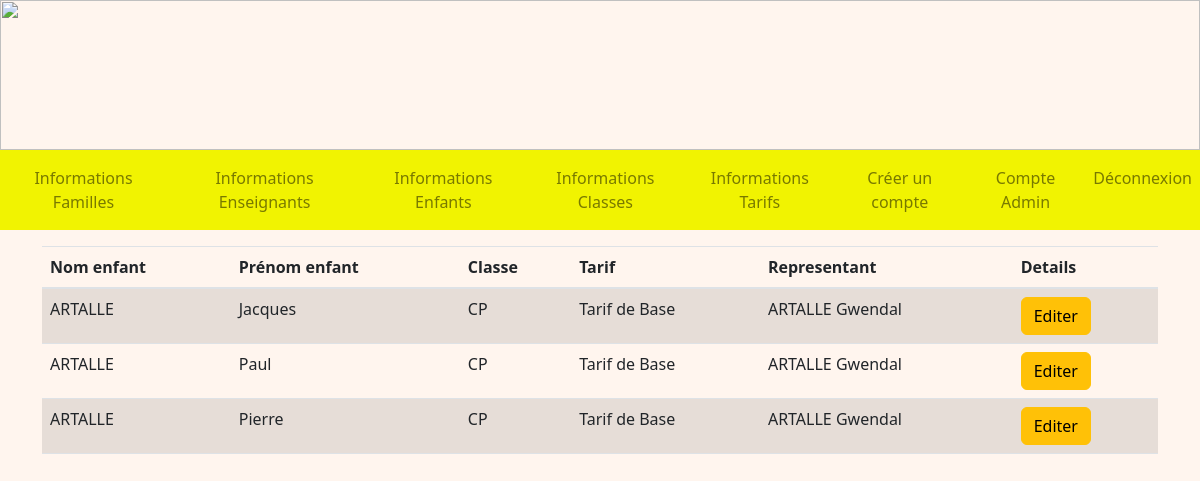
/infosEnfants (signed in), run on an earlier commit of the app's database.
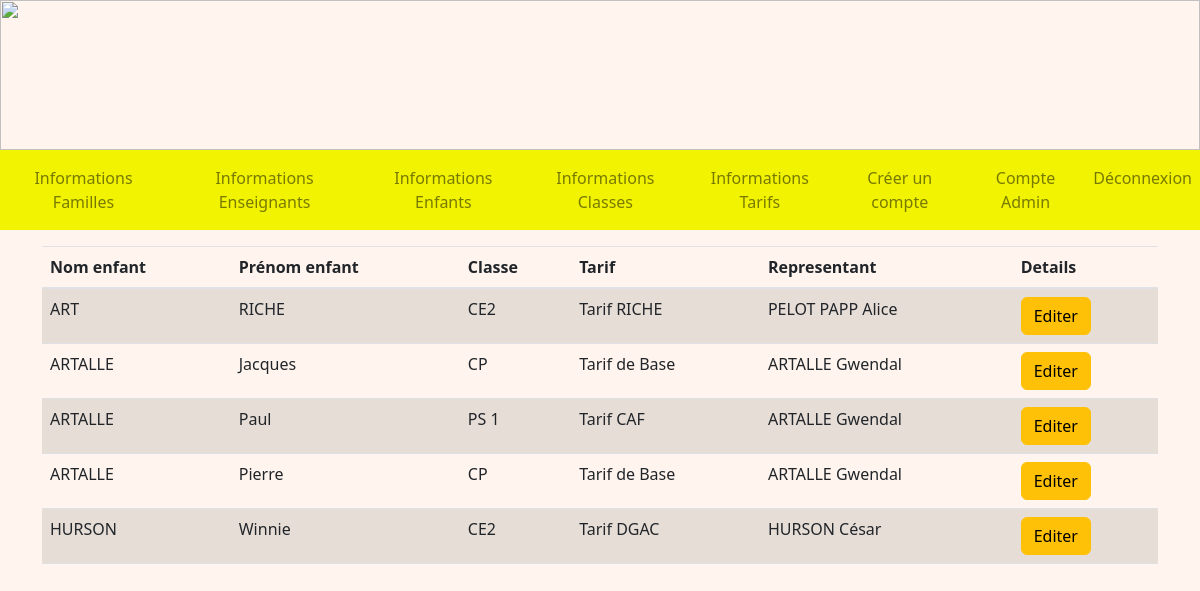
And on a later commit of the database.
### tables this page shows
CREATE TABLE Enfant (
  code_enfant integer primary key autoincrement,
  nom_enfant TEXT NOT NULL,
  prenom_enfant TEXT NOT NULL,
  code_tarif integer NOT NULL,
  code_classe integer NOT NULL,
  code_representant integer NOT NULL,
  code_formule integer NOT NULL,
  FOREIGN KEY (code_tarif) REFERENCES Tarif(code_tarif),
  FOREIGN KEY (code_classe) REFERENCES Classe(code_classe),
  FOREIGN KEY (code_representant) REFERENCES Representant(code_representant)
  FOREIGN KEY (code_formule) REFERENCES Formule(code_formule)
);

CREATE TABLE Classe (
  code_classe integer primary key autoincrement,
  nom_classe TEXT NOT NULL,
  code_type integer NOT NULL,
  FOREIGN KEY(code_type) REFERENCES TypeDeClasse(code_type)
);

CREATE TABLE Tarif (
  code_tarif integer primary key autoincrement,
  nom_tarif TEXT NOT NULL,
  tarif float NOT NULL
);

CREATE TABLE Representant (
  code_representant integer primary key autoincrement,
  nom_representant TEXT NOT NULL,
  prenom_representant TEXT NOT NULL,
  telephone TEXT,
  email TEXT,
  identifiant TEXT NOT NULL,
  FOREIGN KEY (identifiant) REFERENCES Compte(identifiant)
);

### admin.py (the view)
@app.route('/infosEnfants', methods = ["GET"])
@login_required
def infosEnfants():
    db = get_db()
    cur = db.cursor()
    user = cur.execute("SELECT type_compte FROM Compte WHERE identifiant = ?", (flask_login.current_user.name, )).fetchone()
    if user[0] == 'Admin':
        enfants = cur.execute("SELECT E.nom_enfant, E.prenom_enfant, C.nom_classe, T.nom_tarif, R.nom_representant, R.prenom_representant, E.code_enfant FROM Enfant AS E "
        "INNER JOIN Classe AS C ON E.code_classe = C.code_classe INNER JOIN Tarif AS T ON T.code_tarif = E.code_tarif "
        "INNER JOIN Representant AS R ON R.code_representant = E.code_representant ORDER BY E.nom_enfant, E.prenom_enfant").fetchall()
        return render_template('A_infosEnfants.html', enfants=enfants)
    return redirect(url_for('accueil'))

### main.py (called while the page is built)
@login_manager.user_loader
def load_user(user_id):
    db = get_db()
    cur = db.cursor()
    user = cur.execute('SELECT identifiant, mot_de_passe FROM Compte WHERE identifiant=?', (user_id, )).fetchone()
    return User(user[0], user[1])

def get_db():
    if 'db' not in g:
        g.db = sqlite3.connect(DATABASE)
    return g.db

@app.teardown_appcontext
def close_connection(exception):
    db = g.pop('db', None)
    if db is not None:
        db.close()

### templates/A_infosEnfants.html (shortened to what this page needs)
<!DOCTYPE html>
<html>
<head>
    <link rel="stylesheet" href="https://cdn.jsdelivr.net/npm/bootstrap@4.3.1/dist/css/bootstrap.min.css"
>
    <link rel="stylesheet" href="/static/css/main.css">
</head>
<body>
    {% extends "A_layout.html" %}
    {% block content %}
    <div class="container mt-3">
        <table class="table table-striped">
            <thead>
                <tr>
                    <th scope="col">Nom enfant</th>
                    <th scope="col">Prénom enfant</th>
                    <th scope="col">Classe</th>
                    <th scope="col">Tarif</th>
                    <th scope="col">Representant</th>
                    <th scope="col">Details</th>
                </tr>
            </thead>
            <tbody>
                {% for enfant in enfants %}
                <tr>
                    <td>{{ enfant[0] }}</td>
                    <td>{{ enfant[1] }}</td>
                    <td>{{ enfant[2] }}</td>
                    <td>{{ enfant[3] }}</td>
                    <td>{{ enfant[4] }} {{ enfant[5] }}</td>
                    <td>
                        <a href="/detailsEnfant/{{ enfant[6] }}" class="btn btn-warning">Editer</a>
                    </td>
                </tr>
                {% endfor %}
            </tbody>
        </table>
    </div>
    {% endblock %}

### templates/A_layout.html (shortened to what this page needs)
<!DOCTYPE html>
<html lang="fr">
<head>
    <link href="https://cdn.jsdelivr.net/npm/bootstrap@5.2.0-beta1/dist/css/bootstrap.min.css" rel="stylesheet"
>
    <link rel="stylesheet" href="/static/css/main.css">
</head>
<body>
    <img style="width: 100%; height: 150px;"
        src="https://www.logarric.com/wp-content/uploads/2014/06/calendreta-lo-garric3.png" alt="">
    <nav class="navbar navbar-expand-lg nav-fill navbar-light" style="background-color: #f1f301;">
        <div class="collapse navbar-collapse" id="navbarNavDropdown">
            <ul class="navbar-nav">
                <li class="nav-item float-right">
                    <a class="nav-link" btn-outline-success href="/infosFamilles">Informations Familles</a>
                </li>
                <li class="nav-item float-right">
                    <a class="nav-link" btn-outline-success href="/infosEnseignants">Informations Enseignants</a>
                </li>
                <li class="nav-item float-right">
                    <a class="nav-link" btn-outline-success href="/infosEnfants">Informations Enfants</a>
                </li>
                <li class="nav-item float-right">
                    <a class="nav-link" btn-outline-success href="/infosClasses">Informations Classes</a>
                </li>
                <li class="nav-item float-right">
                    <a class="nav-link" btn-outline-success href="/infosTarifs">Informations Tarifs</a>
                </li>
                <li class="nav-item float-right">
                    <a class="nav-link" btn-outline-success href="/comptes">Créer un compte</a>
                </li>
                <li class="nav-item float-right">
                    <a class="nav-link" btn-outline-success href="/accueilAdmin">Compte Admin</a>
                </li>
                <li class="nav-item float-right">
                    <a class="nav-link" btn-outline-success href="/deconnexion">Déconnexion</a>
                </li>
            </ul>
        </div>
    </nav>
    {% block content %}
    {% endblock %}
</html>

### static/css/main.css (style rules this page uses)
body { background-repeat: no-repeat; background-color:rgb(265,245,238); height: 110px; margin: 0px; }

What changed in the data, as far as the page shows it:
added Enfant: nom_enfant "ART", prenom_enfant "RICHE", nom_classe "CE2", nom_tarif "Tarif RICHE", nom_representant "PELOT PAPP", prenom_representant "Alice"
changed Enfant "Paul": nom_classe "CP" → "PS 1"; nom_tarif "Tarif de Base" → "Tarif CAF"
added Enfant: nom_enfant "HURSON", prenom_enfant "Winnie", nom_classe "CE2", nom_tarif "Tarif DGAC", nom_representant "HURSON", prenom_representant "César"
